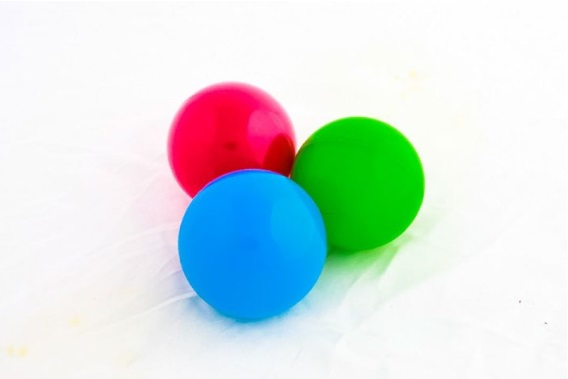
#> input picture Open CV/color_balls_small.jpg, 568 x 379 px
$ python simple_blob_detect.py   (Python 2 division)
#> lines starting #> are read from the running program, lines starting #| are printed output that depends on the picture; after the words box and inside, x2 and y2 are one past the last pixel; in counts of white or black regions, pixels touching at a corner belong together; long printed decimals are rounded
import cv2
import numpy as np

img = cv2.imread("color_balls_small.jpg")
#> img is the input picture: shape (379, 568, 3); mean B, G, R 222.5, 225, 210.3
imgHSV = cv2.cvtColor(img, cv2.COLOR_BGR2HSV)
#> imgHSV: shape (379, 568, 3); mean H, S, V 56.3, 52.5, 244.4

#setup parameters
params = cv2.SimpleBlobDetector_Params()

params.filterByColor = False
params.filterByArea = False
params.filterByInertia = False
params.filterByConvexity = False
params.filterByCircularity = False

#create blob detector
det = cv2.SimpleBlobDetector_create(params)

lower_blue = np.array([80,120,120])
upper_blue = np.array([130,255,255])

blueMask = cv2.inRange(imgHSV,lower_blue,upper_blue)
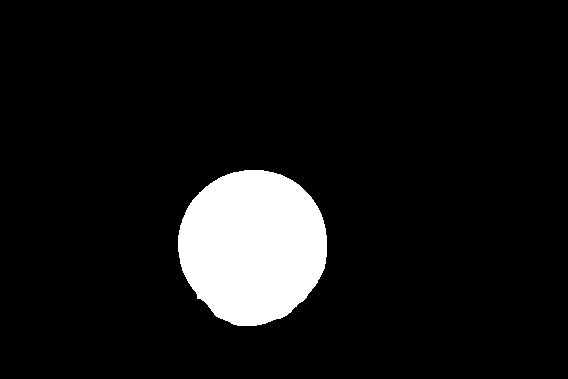
#> blueMask: shape (379, 568); 8.4% white; 1 white region, box (x1, y1, x2, y2) and area: (178, 170, 327, 326) 18100

res = cv2.bitwise_and(img, img, mask=blueMask)
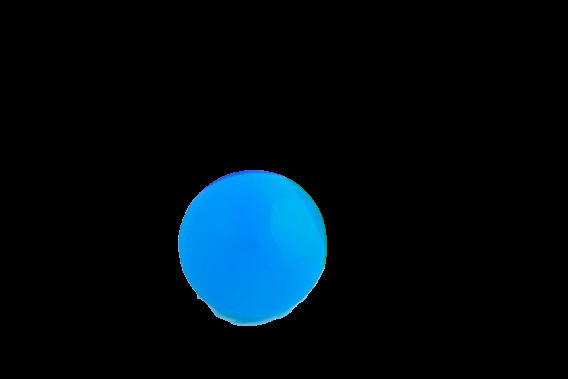
#> res: shape (379, 568, 3); mean B, G, R 20.3, 12.9, 0.4

#get keypoints
keypnts = det.detect(blueMask)
#> keypnts = 1 keypoints; (x, y, size): (252, 246, 150.9)

#draw keypoints
cv2.drawKeypoints(img, keypnts, img, (0,0,255),
    cv2.DRAW_MATCHES_FLAGS_DRAW_RICH_KEYPOINTS)
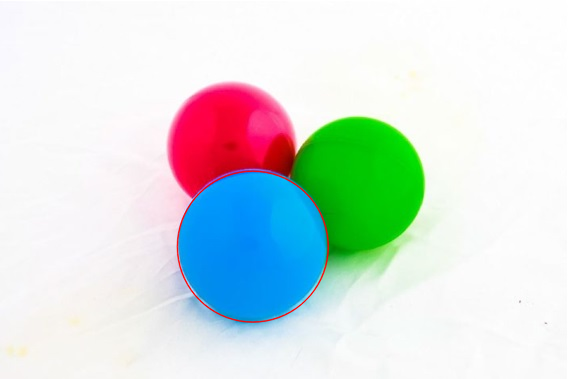
#> img: shape (379, 568, 3); 0.6% of pixels changed, all inside (x1, y1, x2, y2) = (176, 170, 330, 324)

cv2.imshow('img', img)
cv2.imshow('mask', blueMask)
cv2.imshow('blue', res)

#print the coordinates and size of keypoints to terminal
for k in keypnts:
    print k.pt[0]
    print k.pt[1]
    print k.size
#> this loop made 1 pass
#> k on pass 1: keypoint at (252.3, 246.1), size 150.9
#| 252.290
#| 246.110
#| 150.865

cv2.waitKey(0)
